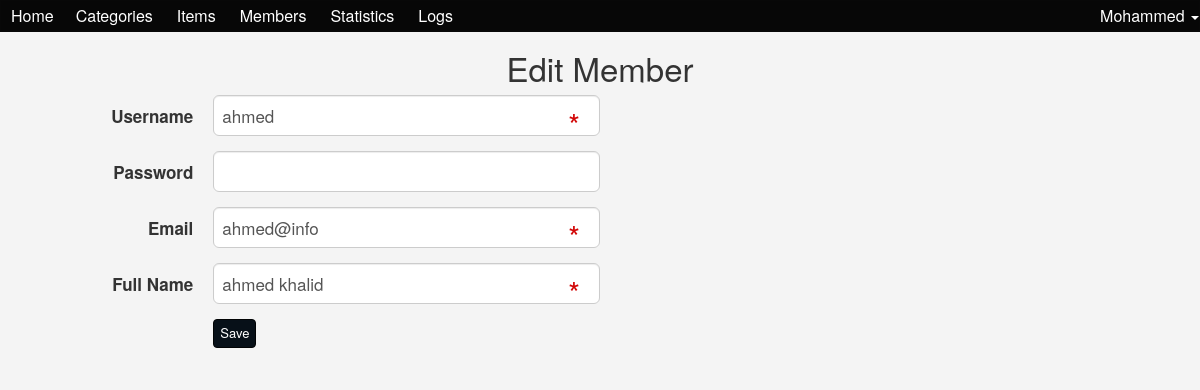
/admin/members.php?do=Edit&userid=3 (signed in), run on the app's committed database.
### tables this page shows
CREATE TABLE `users` (
  `UserID` int(11) NOT NULL,
  `Username` varchar(255) NOT NULL,
  `Password` varchar(255) NOT NULL,
  `Email` varchar(255) NOT NULL,
  `FullName` varchar(255) NOT NULL,
  `GroupID` int(11) NOT NULL DEFAULT 0,
  `TrustStatus` int(11) NOT NULL DEFAULT 0,
  `RegStatus` int(11) NOT NULL DEFAULT 0,
  `Date` date NOT NULL
);

### admin/members.php (the view, shortened to what this page needs)
<?php
    if(isset($_SESSION['Username'])){
        include 'init.php';
        $do = isset($_GET['do']) ? $_GET['do'] : 'Manage' ;
        if($do == 'Manage') {
          $query = '';
          if(isset($_GET['page']) && $_GET['page'] == 'Pending'){
            $query = 'AND RegStatus = 0';
          }
          $stmt = $con->prepare("SELECT * FROM users WHERE GroupID != 1 $query");
          $stmt->execute();
          $rows = $stmt->fetchAll();
          ?>
          <style>
            .main-table td{
              background-color:#FFF;
            }
            .main-table tr:first-child td{
              background-color:#333;
              color: #FFF;
            }
            h1{
              font-size: 55px;
              margin: 40px 0;
              font-weight:bold;
              color:#666;
            }
          </style>
           <h1 class="text-center h">Manage Members</h1>
            <div class="container">
              <div class="table-responsive">
                <style>.main-table tr:first-child td { background-color: #333 ; color: #FFF ;}</style>
                <table class="main-table text-center table table-bordered">
            <tr>
              <td>#ID</td>
              <td>Username</td>
              <td>Email</td>
              <td>Full Name</td>
              <td>Registerd Data</td>
              <td>Control</td>
            </tr>
          <?php
          foreach($rows as $row){
            echo "<tr>" ;
                echo "<td>" . $row['UserID'] ."</td>";
                echo "<td>" . $row['Username'] ."</td>";
                echo "<td>" . $row['Email'] ."</td>";
                echo "<td>" . $row['FullName'] ."</td>";
                echo "<td>" . $row['Date']."</td>";
                echo "<td>
                <a href='members.php?do=Edit&userid=". $row['UserID']."' class='btn btn-success confirm'><i class='fa fa-edit'></i>  Edit</a>
                <a href='members.php?do=Delete&userid=". $row['UserID']."' class='btn btn-danger confirm'><i class='fa fa-close'></i> Delete</a>";
                    if($row['RegStatus'] ==  0){
                      echo "<a href='members.php?do=Activate&userid=". $row['UserID']."'class='btn btn-info activate'><i class='fa fa-close'></i> Activate</a>";
                      echo" <style>.activate{ margin-left:5px;}</style>";
                    }
                echo "</td>";
            echo "</tr>";
          }
          ?>
            </table>
            </div>
            <a href="members.php?do=Add" style="background-color: #04569f;" class="btn btn-primary"> <i class="fa fa-plus"></i>Add New Members</a>
            </div>
     <?php   }elseif($do == 'Edit') {
          $userid = isset($_GET['userid']) && is_numeric($_GET['userid']) ? intval($_GET['userid']) : 0 ;
          $stmt = $con->prepare("SELECT * FROM users WHERE  UserID = ? LIMIT 1");
          $stmt->execute(array($userid));
          $row = $stmt->fetch();
          $count = $stmt->rowCount();
          if($count > 0) { ?>
          <h1 class="text-center">Edit Member</h1>
           <div class="container">
      <form class="form-horizontal" action="?do=Update" method="POST">
          <div class="form-group form-group-lg">
            <label class="col-sm-2 control-label">Username</label>
            <div class="col-sm-10 col-md-4">
                <input type="text" name="username" value="<?php echo $row['Username'] ?>" class="form-control" autocomplete="off" required="required"/>
            </div>
          </div>
          <div class="form-group form-group-lg">
            <label class="col-sm-2 control-label">Password</label>
            <div class="col-sm-10 col-md-4">
                <input type="password" name="newpassword" class="form-control"  autocomplete="new-password"/>
            </div>
          </div>
          <div class="form-group form-group-lg">
            <label class="col-sm-2 control-label">Email</label>
            <div class="col-sm-10 col-md-4">
                <input type="email" name="email" value="<?php echo $row['Email']?>" class="form-control" required="required" />
            </div>
          </div>
          <div class="form-group form-group-lg">
            <label class="col-sm-2 control-label">Full Name</label>
            <div class="col-sm-10 col-md-4">
                <input type="text" name="full" value="<?php echo $row['FullName']?>" class="form-control" required="required"/>
            </div>
          </div>
          <div class="form-group form-group-lg">
            <div class="col-sm-offset-2 col-sm-10">
                <input type="submit" value="Save" class="btn btn-primary" />
            </div>
          </div>
      </form>
      </div>
 <?php
     } else{
           echo "<div class='container'>";
           $theMsg =  '<div class="alert alert-danger">Theres No Such ID</div>';
           redirectHome($theMsg);
           echo "</div>";
        }
    }
        include 'includes/templates/footer.php';
    }else {
        header('Location: index.php');
        exit();
    }
?>

### admin/layout/css/backend.css (style rules this page uses)
body { background-color: #F4F4F4; font-size: 16px; }
body { background-color: #F4F4F4; }
.form-control { position: relative; }

### data on the page
users: username "ahmed", email "ahmed@info", full "ahmed khalid"

### other printed values
lang('HOME_ADMIN') "Home"
lang('CATEGORIES') "Categories"
lang('ITEMS') "Items"
lang('MEMBERS') "Members"
lang('STATISTICS') "Statistics"
lang('LOGS') "Logs"
